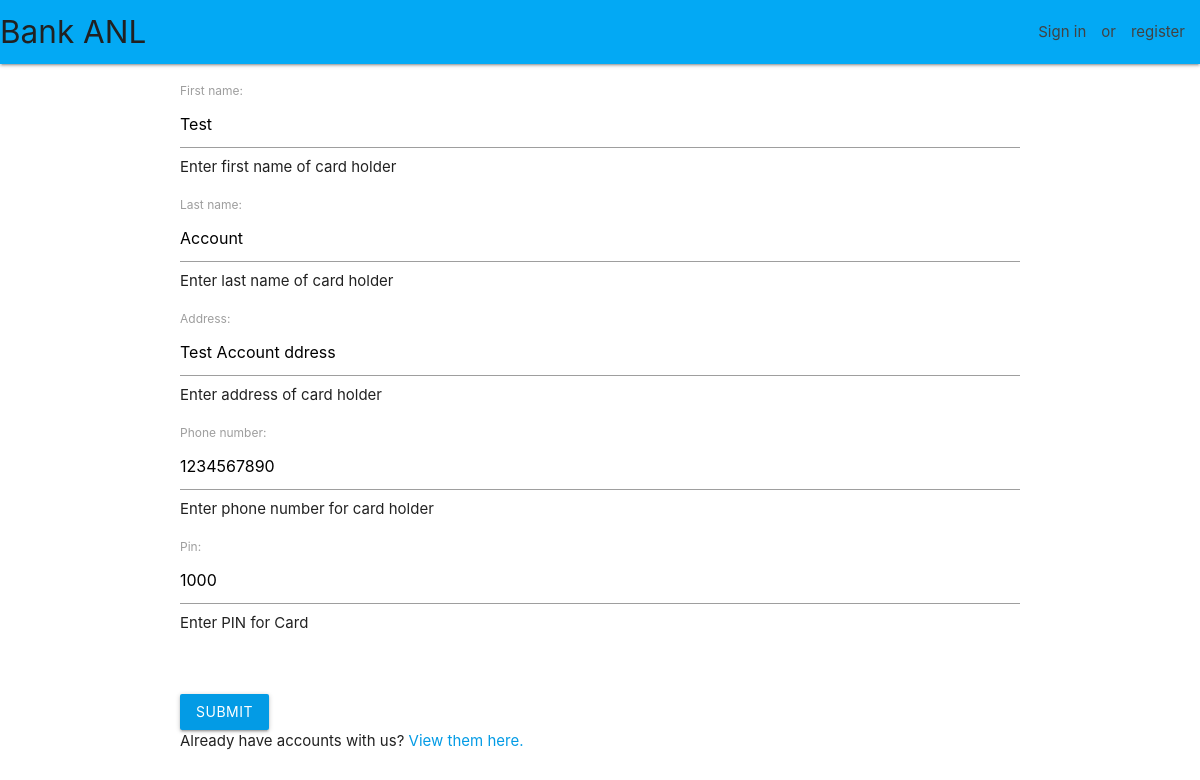
The page /catalog/editcard/3907694496275166 on the database its author committed.
### catalog/models.py (models this page shows, shortened)
class Card(models.Model):
    card_number = models.CharField(
        primary_key=True,
        validators=[MinLengthValidator(16)],
        max_length=16,
        default=0,
        help_text='Card number')
    """ Links account to a specific user """
    bank_user = models.ForeignKey(
        User,
        on_delete=models.SET_NULL,
        null=True,
        blank=True)
    account = models.ForeignKey(
        Account,
        on_delete=models.SET_NULL,
        null=True,
        help_text='Account that this Card is linked to')
    pin = models.CharField(
        validators=[MinLengthValidator(4)],
        max_length=4,
        help_text='Enter PIN for Card')
    first_name = models.CharField(
        max_length=30,
        help_text='Enter first name of card holder')
    last_name = models.CharField(
        max_length=30,
        help_text='Enter last name of card holder')
    address = models.CharField(
        validators=[MinLengthValidator(1)],
        max_length=100,
        null=True,
        blank=True,
        help_text='Enter address of card holder')
    phone_number = models.CharField(
        validators=[MinLengthValidator(10)],
        max_length=10,
        help_text='Enter phone number for card holder')
    issue_date = models.DateField(
        null=True,
        blank=True,
        default=timezone.now)
    expiration_date = models.DateField(
        null=True,
        blank=True,
        default=(datetime.date.today() + datetime.timedelta(days=730)))

### catalog/views.py (the view, shortened to what this page needs)
# urls.py: path('editcard/<int:pk>', views.EditCardView, name='edit-card'),
def EditCardView(request, pk):
    instance = Card.objects.get(card_number=pk)
    form = CardChangeForm(instance=instance)
    context = {
         'form' : form,
    }
    return render(request, "catalog/edit_card.html", context=context)

### catalog/forms.py
class CardChangeForm(ModelForm):
    class Meta:
        model = Card
        fields = ('first_name', 'last_name', 'address', 'phone_number', 'pin')

### catalog/templates/catalog/edit_card.html (shortened to what this page needs)
{% extends "base_generic.html" %}
{% block content %}
  <form method="post">
    {{ form.as_p }}
    <br><br>
    <input class="btn light-blue darken-1 white-text" type="submit" value="submit" />
  </form>
  Already have accounts with us? <a href="{% url 'my-accounts' %}"> View them here. </a>
{% endblock %}

### rows shown on the page
Card: first_name "Test", last_name "Account", address "Test Account ddress", phone_number "1234567890", pin "1000"
